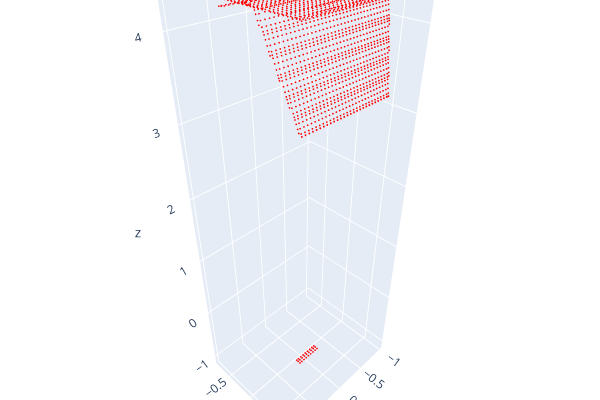

Source (notebook cell):
### Code cell
pcd = o3d.geometry.PointCloud()
pcd.points = o3d.utility.Vector3dVector(pts)
pcd = pcd.voxel_down_sample(.05)
pcd, _ = pcd.remove_statistical_outlier(nb_neighbors=20, std_ratio=10.0)
o3d.visualization.draw_plotly([pcd])

### Figure 1 — Plotly figure (JSON) as saved in the notebook; plotly's stock layout.template omitted (floating-point values rounded to 4 significant figures; data arrays with more than 128 entries replaced by an {"elided": "..."} marker saying what was removed)
{"data": [{"marker": {"color": {"elided": "2976x3 float values"}, "size": 1}, "mode": "markers", "type": "scatter3d", "x": {"elided": "2976 float values"}, "y": {"elided": "2976 float values"}, "z": {"elided": "2976 float values"}}], "layout": {"height": 400, "margin": {"b": 0, "l": 0, "r": 0, "t": 0}, "scene": {"camera": {"center": {"x": 0, "y": 0, "z": 0}, "up": {"x": 0, "y": 0, "z": 1}}}, "showlegend": false, "width": 600}}
